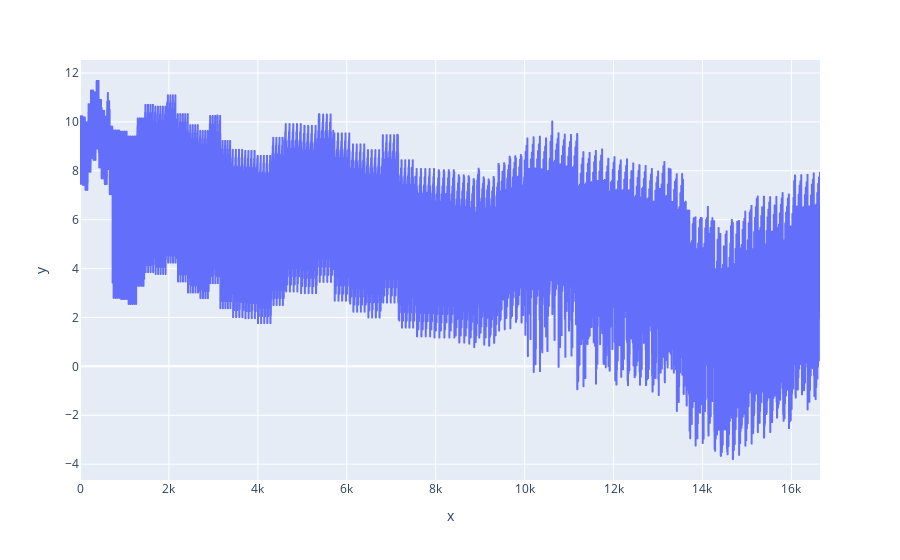

The notebook cell saved with this chart:
### Code cell
px.line(y = y_pred)

### Figure 1 — Plotly figure (JSON) as saved in the notebook; plotly's stock layout.template omitted (floating-point values rounded to 4 significant figures; data arrays with more than 128 entries replaced by an {"elided": "..."} marker saying what was removed)
{"data": [{"hovertemplate": "x=%{x}<br>y=%{y}<extra></extra>", "legendgroup": "", "line": {"color": "#636efa", "dash": "solid"}, "marker": {"symbol": "circle"}, "mode": "lines", "name": "", "showlegend": false, "type": "scattergl", "x": {"elided": "16644 int values"}, "xaxis": "x", "y": {"elided": "16644 float values"}, "yaxis": "y"}], "layout": {"legend": {"tracegroupgap": 0}, "margin": {"t": 60}, "xaxis": {"anchor": "y", "domain": [0, 1], "title": {"text": "x"}}, "yaxis": {"anchor": "x", "domain": [0, 1], "title": {"text": "y"}}}}
